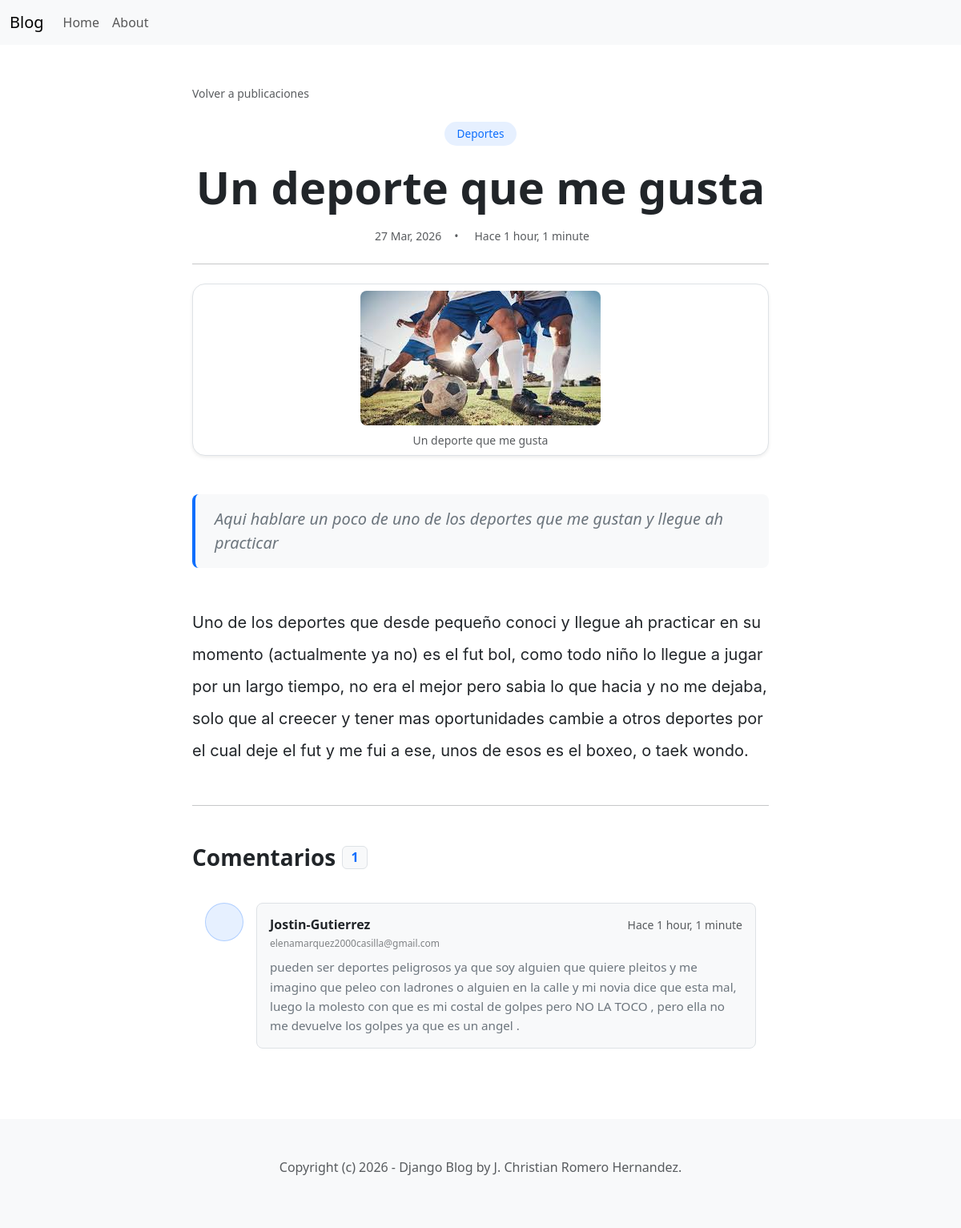
The page /blog/6/ on the database its author committed.
### blog/models.py (models this page shows, shortened)
class Post(models.Model):
    ACTIVE = 'active'
    DRAFT = 'draft'
    CHOICE_STATUS = {
        (ACTIVE, 'Active'),
        (DRAFT, 'Draft')
    }
    category = models.ForeignKey(Category, related_name='posts', on_delete= models.CASCADE)
    title = models.CharField(max_length=255)
    intro = models.TextField()
    body = models.TextField()
    created_at = models.DateTimeField(auto_now_add=True)
    status = models.CharField(max_length=10, choices=CHOICE_STATUS, default=ACTIVE)
    image = models.ImageField(upload_to='upload/', blank=True, null=True)

class Category(models.Model):
    title = models.CharField(max_length=255)
    class Meta:
        ordering = ('title',)
        verbose_name_plural = 'Categories'
    def __str__(self):
        return self.title

class Comment(models.Model):
    post = models.ForeignKey(Post, related_name='comments', on_delete=models.CASCADE)
    name = models.CharField(max_length=255)
    email = models.EmailField()
    body = models.TextField()
    created_at = models.DateTimeField(auto_now_add=True)

### blog/views.py (the view)
# urls.py: path('blog/<int:id>/', detail, name='post_detail'),
def detail(request, id):
    post = get_object_or_404(Post, id=id, status=Post.ACTIVE)
    context = {
    'post': post,
    }
    return render(request, 'blog/detail.html', context)

### blog/templates/blog/detail.html (shortened to what this page needs)
{% extends 'blog/base.html' %}
{% block content %}
<div class="container py-5">
    <div class="row justify-content-center">
        <div class="col-lg-8">
            <nav aria-label="breadcrumb" class="mb-4">
                <a href="{% url 'home' %}" class="text-decoration-none text-muted small transition-all hover-link">
                     Volver a publicaciones
                </a>
            </nav>
            <article class="blog-post">
                <header class="mb-4 text-center"> <div class="mb-3">
                        <span class="badge rounded-pill bg-primary bg-opacity-10 text-primary px-3 py-2 fs-7 fw-medium">
                            {{ post.category }}
                        </span>
                    </div>
                    <h1 class="display-4 fw-extrabold mb-3 lh-sm text-dark">{{ post.title }}</h1>
                    <div class="text-muted d-flex align-items-center gap-3 justify-content-center small">
                        <span> {{ post.created_at|date:"d M, Y" }}</span>
                        <span>•</span>
                        <span> Hace {{ post.created_at|timesince }}</span>
                    </div>
                </header>
                <hr class="my-4 opacity-25">
                {% if post.image %}
                <div class="d-flex justify-content-center mb-5 mt-4 p-2 bg-white rounded-4 shadow-sm border">
                    <figure class="figure m-0 text-center">
                        <img src="{{post.image.url}}"
                             class="figure-img img-fluid rounded-3 m-0"
                             alt="{{post.title}}"
                             style="max-height: 450px; width: auto; object-fit: contain;">
                        <figcaption class="figure-caption text-center mt-2 small text-muted italic">
                            {{ post.title }}
                        </figcaption>
                    </figure>
                </div>
                {% endif %}
                <div class="lead fw-normal text-secondary mb-5 px-4 py-3 bg-light rounded-3 border-start border-4 border-primary quote-container">
                    {{ post.intro }}
                </div>
                <div class="post-body lh-lg fs-5 mb-5 text-dark">
                    {{ post.body|linebreaks }}
                </div>
            </article>
            <hr class="my-5 opacity-25">
            <section id="comments">
                <h3 class="mb-4 d-flex align-items-center fw-bold">
                    Comentarios
                    <span class="badge bg-light text-primary ms-2 fs-6 border">{{ post.comments.count }}</span>
                </h3>
                {% for comment in post.comments.all %}
                <div class="d-flex mb-4 p-3 rounded-3 hover-bg-light transition-all">
                    <div class="flex-shrink-0">
                        <div class="bg-primary bg-opacity-10 rounded-circle d-flex align-items-center justify-content-center border border-primary border-opacity-25"
                             style="width: 48px; height: 48px;">
                        </div>
                    </div>
                    <div class="flex-grow-1 ms-3">
                        <div class="p-3 bg-light rounded-3 border">
                            <div class="d-flex justify-content-between align-items-center mb-1">
                                <h6 class="mb-0 fw-bold text-dark">{{ comment.name }}</h6>
                                <small class="text-muted small">Hace {{ comment.created_at|timesince }}</small>
                            </div>
                            <div class="text-muted small mb-2 opacity-75" style="font-size: 0.75rem;">{{ comment.email }}</div>
                            <p class="mb-0 text-secondary" style="font-size: 0.95rem; line-height: 1.6;">
                                {{ comment.body }}
                            </p>
                        </div>
                    </div>
                </div>
                {% empty %}
                <div class="text-center py-4 bg-light rounded-3 border border-dashed">
                    <i class="bi bi-chat-left-dots text-muted fs-1"></i>
                    <p class="text-muted mt-2">Sé el primero en dejar un comentario.</p>
                </div>
                {% endfor %}
            </section>
        </div>
    </div>
</div>
{% endblock %}

### blog/templates/blog/detail.html (style rules this page uses)
.post-body { color: #1a1a1a; font-family: 'SF Pro Display', -apple-system, BlinkMacSystemFont, 'Segoe UI', Roboto, Oxygen, Ubuntu, Cantarell, 'Open Sans', 'Helvetica Neue', sans-serif; }
.post-body p { margin-bottom: 1.75rem; }
.img-fluid { image-rendering: -webkit-optimize-contrast; image-rendering: crisp-edges; }
.fs-7 { font-size: 0.85rem; }
.fw-extrabold { font-weight: 800; }
.transition-all { transition: all 0.3s ease-in-out; }
.quote-container { font-style: italic; }

### rows shown on the page
Post: category "Deportes", title "Un deporte que me gusta", created_at "27 Mar, 2026", created_at "1 hour, 1 minute", image (picture), intro "Aqui hablare un poco de uno de los deportes que me gustan y llegue ah practicar", body "Uno de los deportes que desde pequeño conoci y llegue ah practicar en su momento (actualmente ya no) es el fut bol, como todo niño lo llegue a jugar por un largo tiempo, no era el mejor pero sabia lo que hacia y no me dejaba, solo que al creecer y tener mas oportunidades cambie a otros deportes por el cual deje el fut y me fui a ese, unos de esos es el boxeo, o taek wondo.", comments.count "1"
Comment: name "Jostin-Gutierrez", created_at "1 hour, 1 minute", email "elenamarquez2000casilla@gmail.com", body "pueden ser deportes peligrosos ya que soy alguien que quiere pleitos y me imagino que peleo con ladrones o alguien en la calle y mi novia dice que esta mal, luego la molesto con que es mi costal de golpes pero NO LA TOCO , pero ella no me devuelve los golpes ya que es un angel ."
